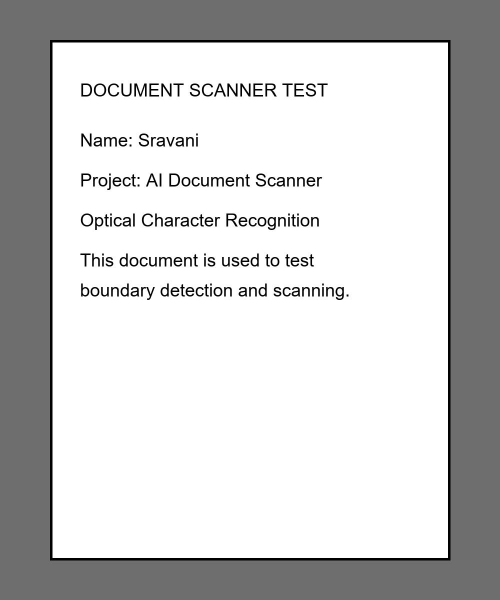
#> input picture document_photo.jpg, 1000 x 1200 px (shown at 1/2 size)
$ python -i document_scanner.py   (imports and definitions only)
#> lines starting #> are read from the running program, lines starting #| are printed output that depends on the picture; after the words box and inside, x2 and y2 are one past the last pixel; in counts of white or black regions, pixels touching at a corner belong together
#> further down, picture is the input picture: shape (1200, 1000, 3); min 0, max 255, mean 202.4

import cv2
import numpy as np


def order_points(points):
    points = np.asarray(points, dtype="float32")
    ordered = np.zeros((4, 2), dtype="float32")

    sums = points.sum(axis=1)
    differences = np.diff(points, axis=1).reshape(-1)

    ordered[0] = points[np.argmin(sums)]       # top-left
    ordered[2] = points[np.argmax(sums)]       # bottom-right
    ordered[1] = points[np.argmin(differences)]  # top-right
    ordered[3] = points[np.argmax(differences)]  # bottom-left

    return ordered


def scan_document(image):
    if image is None or image.size == 0:
        return image

    height, width = image.shape[:2]
#> height = 1200; width = 1000
    scale = min(1.0, 900 / max(height, width))
#> scale = 0.75

    if scale < 1:
        working = cv2.resize(
            image, None, fx=scale, fy=scale,
            interpolation=cv2.INTER_AREA
        )
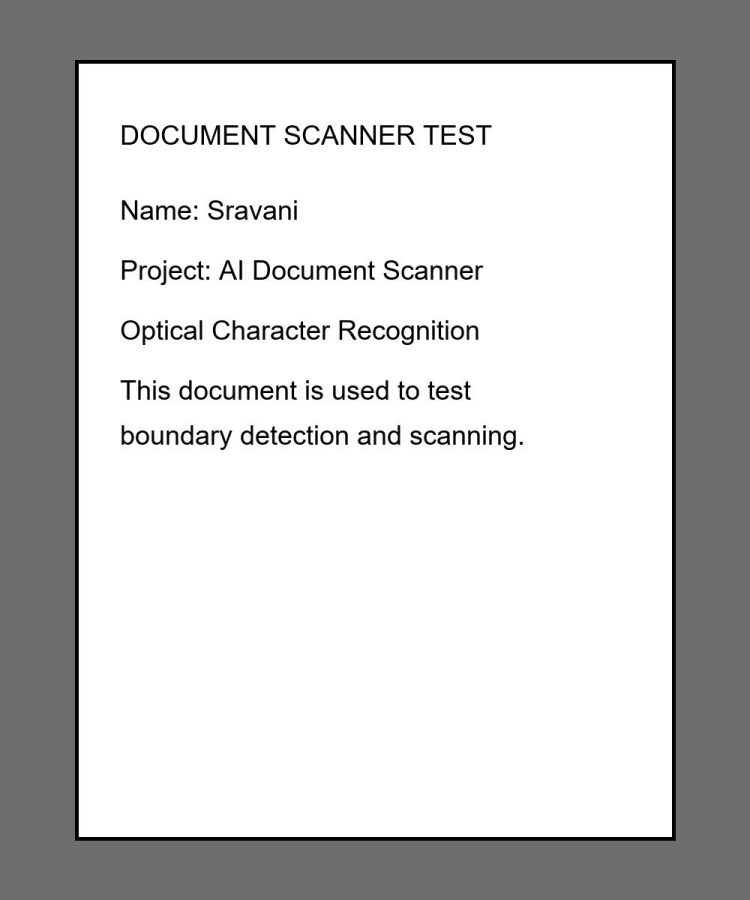
#> working: shape (900, 750, 3); min 0, max 255, mean 202.4
    else:
        working = image.copy()

    gray = cv2.cvtColor(working, cv2.COLOR_BGR2GRAY)
    blurred = cv2.GaussianBlur(gray, (5, 5), 0)
    edges = cv2.Canny(blurred, 50, 150)
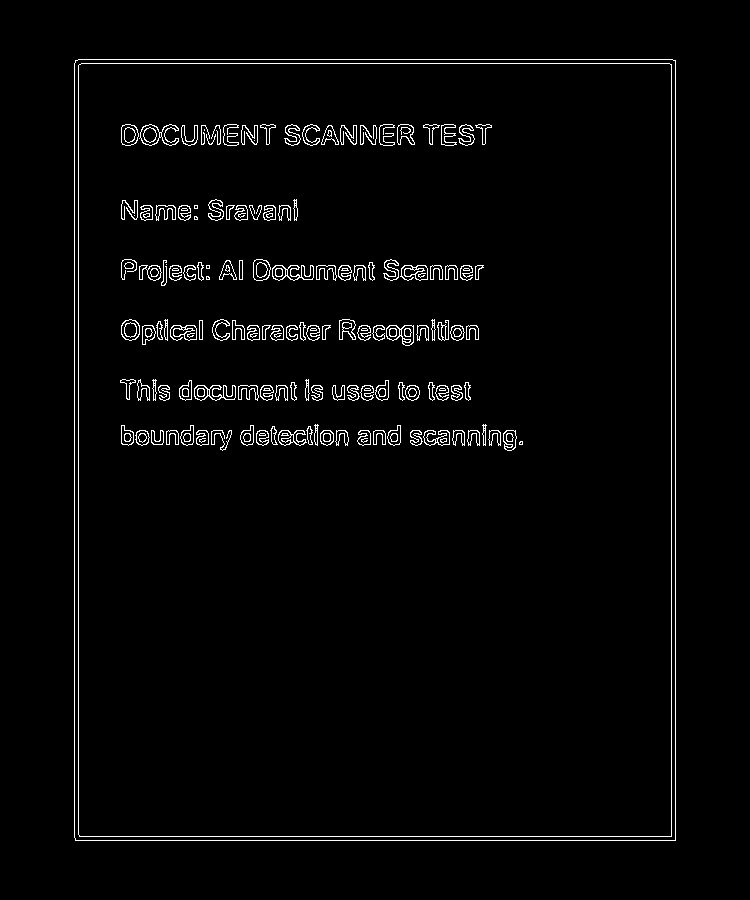
#> edges: shape (900, 750); 2.4% white in thin lines or dots, all inside (x1, y1, x2, y2) = (74, 59, 676, 841)

    contours, _ = cv2.findContours(
        edges, cv2.RETR_LIST, cv2.CHAIN_APPROX_SIMPLE
    )
#> contours = 365 contours, 98 with area under 20; largest, box (x1, y1, x2, y2) and area: (74, 59, 676, 841) 469370, (74, 59, 676, 841) 469368, (78, 63, 672, 837) 458383, (78, 63, 672, 837) 458382, (139, 124, 179, 146) 469
    contours = sorted(contours, key=cv2.contourArea, reverse=True)

    image_area = working.shape[0] * working.shape[1]
#> image_area = 675000

    for contour in contours[:30]:
        perimeter = cv2.arcLength(contour, True)
        approximation = cv2.approxPolyDP(
            contour, 0.02 * perimeter, True
        )

        if len(approximation) != 4:
            continue

        if cv2.contourArea(approximation) < image_area * 0.12:
            continue

        points = approximation.reshape(4, 2).astype("float32")
        points /= scale
        rect = order_points(points)

        top_left, top_right, bottom_right, bottom_left = rect

        width_a = np.linalg.norm(bottom_right - bottom_left)
        width_b = np.linalg.norm(top_right - top_left)
        height_a = np.linalg.norm(top_right - bottom_right)
        height_b = np.linalg.norm(top_left - bottom_left)

        output_width = int(max(width_a, width_b))
        output_height = int(max(height_a, height_b))

        if output_width < 2 or output_height < 2:
            continue

        destination = np.array([
            [0, 0],
            [output_width - 1, 0],
            [output_width - 1, output_height - 1],
            [0, output_height - 1]
        ], dtype="float32")

        transform = cv2.getPerspectiveTransform(rect, destination)

        corrected = cv2.warpPerspective(
            image, transform, (output_width, output_height)
        )
        return corrected
#> this loop made 1 pass
#> (perimeter, approximation, sums in order_points, differences in order_points, width_a, width_b) on pass 1: (2761.7, [[75, 60], [75, 840], [675, 840], [675, 60]], [180, 1220, 2020, 980], [-20, 1020, 220, -820], 800, 800)
#> pass 1, in scan_document, `corrected = cv2.warpPerspective( image, transform, (output_width, outp..`:
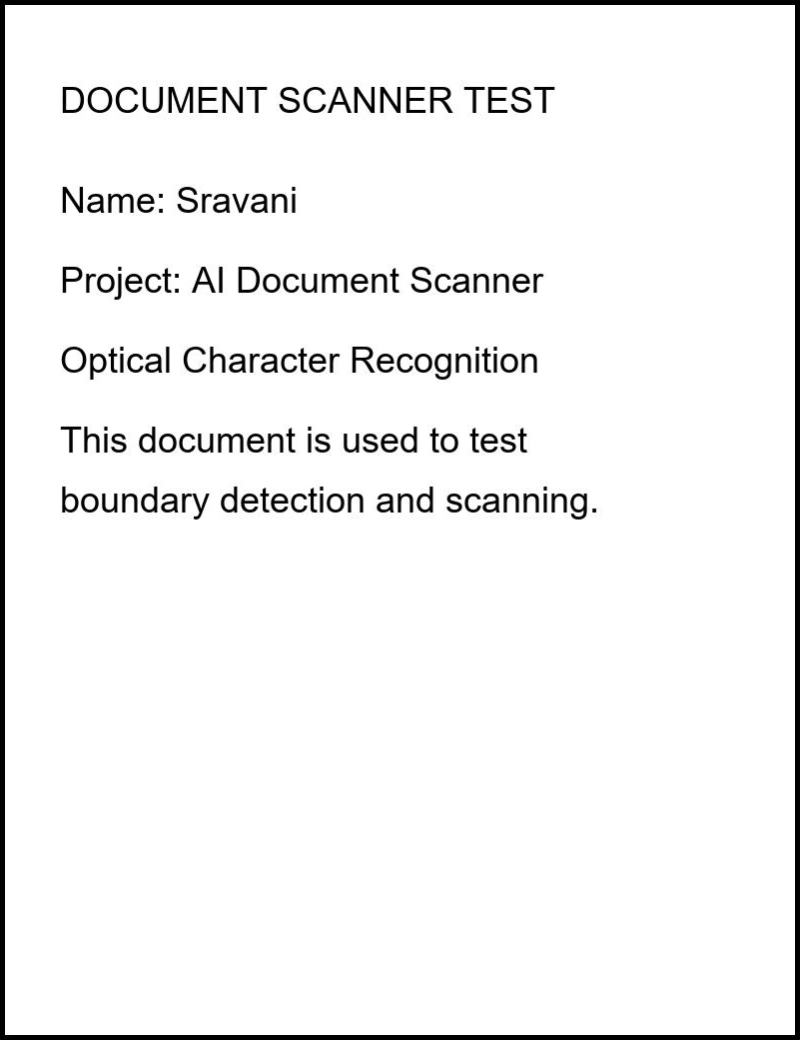
#> corrected: shape (1040, 800, 3); min 0, max 255, mean 243

    return image

>>> import cv2
>>> picture = cv2.imread('document_photo.jpg')
>>> result = scan_document(picture)

$ run again, on sample.png
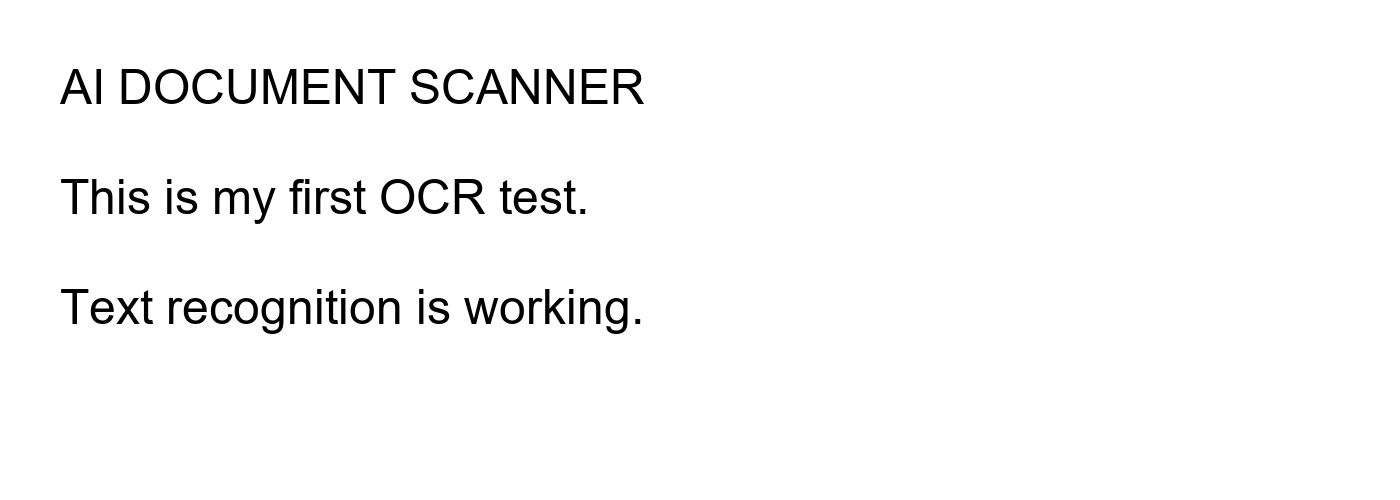
#> input picture sample.png, 1400 x 500 px
#> picture is the input picture: shape (500, 1400, 3); min 0, max 255, mean 248.7
#> in scan_document, `blurred = cv2.GaussianBlur(gray, (5, 5), 0)`:
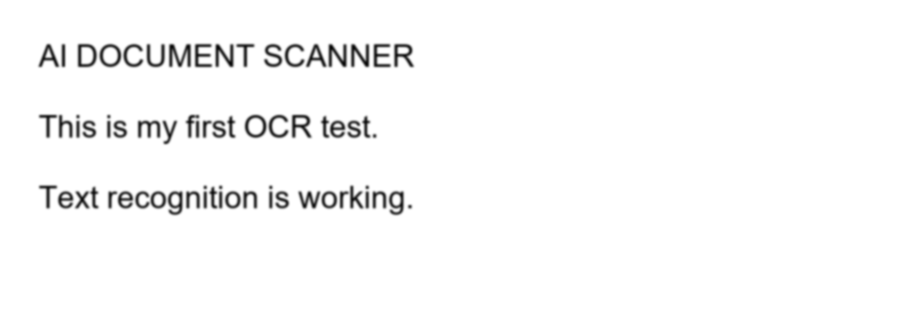
#> blurred: shape (321, 900); min 7, max 255, mean 248.7
#> in scan_document, `edges = cv2.Canny(blurred, 50, 150)`:
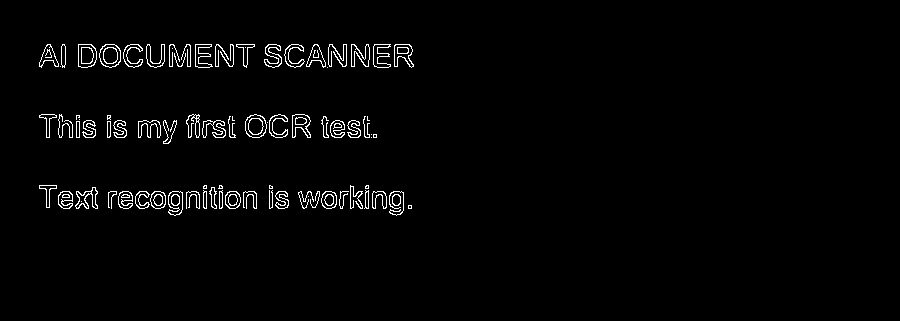
#> edges: shape (321, 900); 2% white in thin lines or dots, all inside (x1, y1, x2, y2) = (39, 44, 414, 216)
#> contours = 164 contours, 52 with area under 20; largest, box (x1, y1, x2, y2) and area: (99, 44, 121, 68) 400, (245, 114, 267, 138) 396, (99, 44, 121, 68) 382, (245, 114, 267, 138) 380, (78, 44, 97, 68) 376
#> the loop in scan_document, `for contour in contours[:30]:` made 30 passes
#> perimeter on passes 1 to 8: 75.7, 75.7, 73.36, 73.36, 75.56, 73.21, 97.11, 98.53

$ run again, on scanned.png
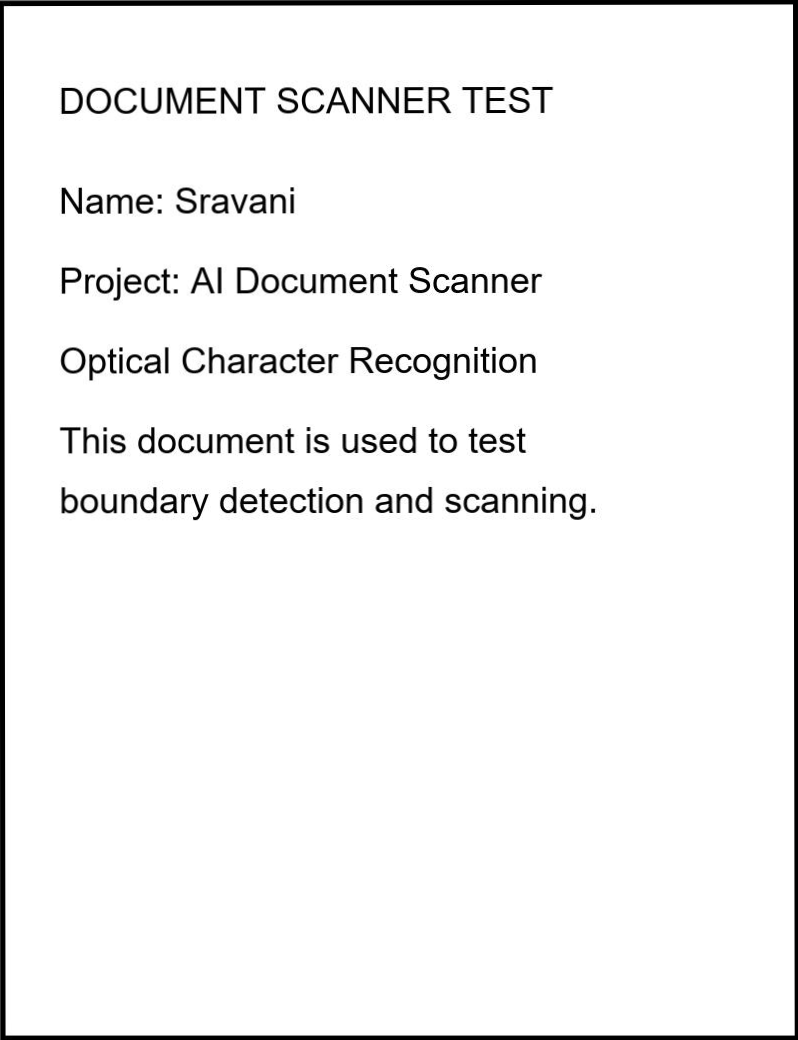
#> input picture scanned.png, 798 x 1040 px
#> picture is the input picture: shape (1040, 798, 3); min 0, max 255, mean 243.5
#> in scan_document, `edges = cv2.Canny(blurred, 50, 150)`:
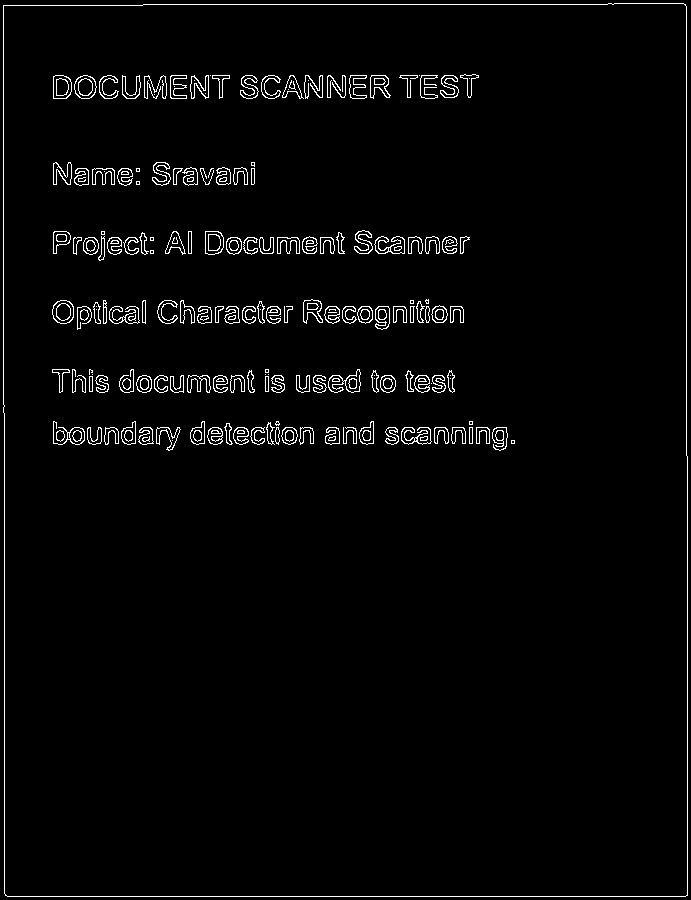
#> edges: shape (900, 691); 2.5% white in thin lines or dots
#> contours = 388 contours, 94 with area under 20; largest, box (x1, y1, x2, y2) and area: (3, 3, 688, 897) 609118, (3, 3, 688, 897) 609116, (328, 369, 361, 393) 410, (52, 300, 74, 324) 406, (74, 75, 97, 99) 405
#> the loop in scan_document, `for contour in contours[:30]:` made 1 pass
#> (perimeter, sums in order_points, differences in order_points, top_left, top_right, bottom_right) on pass 1: (3150.4, [796.2, 9.24, 1040, 1828.1], [-786.9, 2.31, 1028.4, 240.4], [3.47, 5.78], [791.6, 4.62], [793.9, 1034.2])
#> pass 1, in scan_document, `corrected = cv2.warpPerspective( image, transform, (output_width, outp..`:
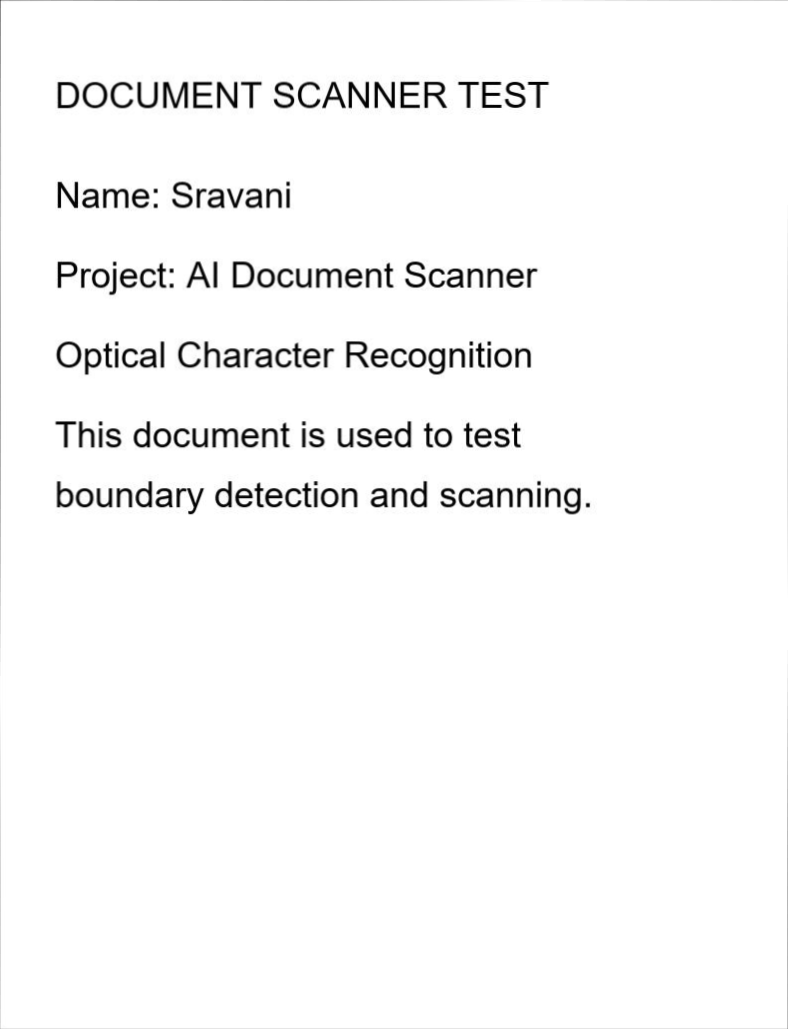
#> corrected: shape (1029, 788, 3); min 0, max 255, mean 248.3
